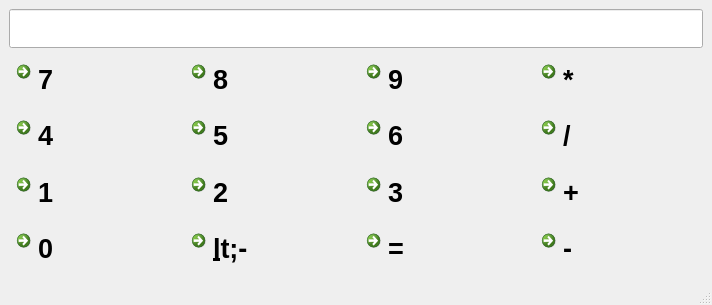
<?xml version="1.0" encoding="UTF-8"?>
<ui version="4.0">
 <class>MainWindow</class>
 <widget class="QMainWindow" name="MainWindow">
  <property name="geometry">
   <rect>
    <x>0</x>
    <y>0</y>
    <width>712</width>
    <height>305</height>
   </rect>
  </property>
  <property name="minimumSize">
   <size>
    <width>712</width>
    <height>305</height>
   </size>
  </property>
  <property name="windowTitle">
   <string>MainWindow</string>
  </property>
  <widget class="QWidget" name="centralwidget">
   <layout class="QGridLayout" name="gridLayout">
    <item row="0" column="0">
     <layout class="QVBoxLayout" name="verticalLayout">
      <item>
       <widget class="QLineEdit" name="lineEdit">
        <property name="font">
         <font>
          <pointsize>20</pointsize>
         </font>
        </property>
        <property name="readOnly">
         <bool>true</bool>
        </property>
       </widget>
      </item>
      <item>
       <layout class="QHBoxLayout" name="horizontalLayout">
        <item>
         <widget class="QCommandLinkButton" name="pb_7">
          <property name="font">
           <font>
            <pointsize>20</pointsize>
           </font>
          </property>
          <property name="layoutDirection">
           <enum>Qt::LeftToRight</enum>
          </property>
          <property name="autoFillBackground">
           <bool>true</bool>
          </property>
          <property name="text">
           <string>7</string>
          </property>
          <property name="icon">
           <iconset theme="s"/>
          </property>
         </widget>
        </item>
        <item>
         <widget class="QCommandLinkButton" name="pb_8">
          <property name="font">
           <font>
            <pointsize>20</pointsize>
           </font>
          </property>
          <property name="layoutDirection">
           <enum>Qt::LeftToRight</enum>
          </property>
          <property name="autoFillBackground">
           <bool>true</bool>
          </property>
          <property name="text">
           <string>8</string>
          </property>
          <property name="icon">
           <iconset theme="s"/>
          </property>
         </widget>
        </item>
        <item>
         <widget class="QCommandLinkButton" name="pb_9">
          <property name="font">
           <font>
            <pointsize>20</pointsize>
           </font>
          </property>
          <property name="layoutDirection">
           <enum>Qt::LeftToRight</enum>
          </property>
          <property name="autoFillBackground">
           <bool>true</bool>
          </property>
          <property name="text">
           <string>9</string>
          </property>
          <property name="icon">
           <iconset theme="s"/>
          </property>
         </widget>
        </item>
        <item>
         <widget class="QCommandLinkButton" name="pb_ymn">
          <property name="font">
           <font>
            <pointsize>20</pointsize>
           </font>
          </property>
          <property name="layoutDirection">
           <enum>Qt::LeftToRight</enum>
          </property>
          <property name="autoFillBackground">
           <bool>true</bool>
          </property>
          <property name="text">
           <string>*</string>
          </property>
          <property name="icon">
           <iconset theme="s"/>
          </property>
         </widget>
        </item>
       </layout>
      </item>
      <item>
       <layout class="QHBoxLayout" name="horizontalLayout_2">
        <item>
         <widget class="QCommandLinkButton" name="pb_4">
          <property name="font">
           <font>
            <pointsize>20</pointsize>
           </font>
          </property>
          <property name="layoutDirection">
           <enum>Qt::LeftToRight</enum>
          </property>
          <property name="autoFillBackground">
           <bool>true</bool>
          </property>
          <property name="text">
           <string>4</string>
          </property>
          <property name="icon">
           <iconset theme="s"/>
          </property>
         </widget>
        </item>
        <item>
         <widget class="QCommandLinkButton" name="pb_5">
          <property name="font">
           <font>
            <pointsize>20</pointsize>
           </font>
          </property>
          <property name="layoutDirection">
           <enum>Qt::LeftToRight</enum>
          </property>
          <property name="autoFillBackground">
           <bool>true</bool>
          </property>
          <property name="text">
           <string>5</string>
          </property>
          <property name="icon">
           <iconset theme="s"/>
          </property>
         </widget>
        </item>
        <item>
         <widget class="QCommandLinkButton" name="pb_6">
          <property name="font">
           <font>
            <pointsize>20</pointsize>
           </font>
          </property>
          <property name="layoutDirection">
           <enum>Qt::LeftToRight</enum>
          </property>
          <property name="autoFillBackground">
           <bool>true</bool>
          </property>
          <property name="text">
           <string>6</string>
          </property>
          <property name="icon">
           <iconset theme="s"/>
          </property>
         </widget>
        </item>
        <item>
         <widget class="QCommandLinkButton" name="pb_del">
          <property name="font">
           <font>
            <pointsize>20</pointsize>
           </font>
          </property>
          <property name="layoutDirection">
           <enum>Qt::LeftToRight</enum>
          </property>
          <property name="autoFillBackground">
           <bool>true</bool>
          </property>
          <property name="text">
           <string>/</string>
          </property>
          <property name="icon">
           <iconset theme="s"/>
          </property>
         </widget>
        </item>
       </layout>
      </item>
      <item>
       <layout class="QHBoxLayout" name="horizontalLayout_3">
        <item>
         <widget class="QCommandLinkButton" name="pb_1">
          <property name="font">
           <font>
            <pointsize>20</pointsize>
           </font>
          </property>
          <property name="layoutDirection">
           <enum>Qt::LeftToRight</enum>
          </property>
          <property name="autoFillBackground">
           <bool>true</bool>
          </property>
          <property name="text">
           <string>1</string>
          </property>
          <property name="icon">
           <iconset theme="s"/>
          </property>
         </widget>
        </item>
        <item>
         <widget class="QCommandLinkButton" name="pb_2">
          <property name="font">
           <font>
            <pointsize>20</pointsize>
           </font>
          </property>
          <property name="layoutDirection">
           <enum>Qt::LeftToRight</enum>
          </property>
          <property name="autoFillBackground">
           <bool>true</bool>
          </property>
          <property name="text">
           <string>2</string>
          </property>
          <property name="icon">
           <iconset theme="s"/>
          </property>
         </widget>
        </item>
        <item>
         <widget class="QCommandLinkButton" name="pb_3">
          <property name="font">
           <font>
            <pointsize>20</pointsize>
           </font>
          </property>
          <property name="layoutDirection">
           <enum>Qt::LeftToRight</enum>
          </property>
          <property name="autoFillBackground">
           <bool>true</bool>
          </property>
          <property name="text">
           <string>3</string>
          </property>
          <property name="icon">
           <iconset theme="s"/>
          </property>
         </widget>
        </item>
        <item>
         <widget class="QCommandLinkButton" name="pb_plus">
          <property name="font">
           <font>
            <pointsize>20</pointsize>
           </font>
          </property>
          <property name="layoutDirection">
           <enum>Qt::LeftToRight</enum>
          </property>
          <property name="autoFillBackground">
           <bool>true</bool>
          </property>
          <property name="text">
           <string>+</string>
          </property>
          <property name="icon">
           <iconset theme="s"/>
          </property>
         </widget>
        </item>
       </layout>
      </item>
      <item>
       <layout class="QHBoxLayout" name="horizontalLayout_4">
        <item>
         <widget class="QCommandLinkButton" name="pb_0">
          <property name="font">
           <font>
            <pointsize>20</pointsize>
           </font>
          </property>
          <property name="layoutDirection">
           <enum>Qt::LeftToRight</enum>
          </property>
          <property name="autoFillBackground">
           <bool>true</bool>
          </property>
          <property name="text">
           <string>0</string>
          </property>
          <property name="icon">
           <iconset theme="s"/>
          </property>
         </widget>
        </item>
        <item>
         <widget class="QCommandLinkButton" name="pb_back">
          <property name="font">
           <font>
            <pointsize>20</pointsize>
           </font>
          </property>
          <property name="layoutDirection">
           <enum>Qt::LeftToRight</enum>
          </property>
          <property name="autoFillBackground">
           <bool>true</bool>
          </property>
          <property name="text">
           <string>&lt;-</string>
          </property>
          <property name="icon">
           <iconset theme="s"/>
          </property>
         </widget>
        </item>
        <item>
         <widget class="QCommandLinkButton" name="pb_ravno">
          <property name="font">
           <font>
            <pointsize>20</pointsize>
           </font>
          </property>
          <property name="layoutDirection">
           <enum>Qt::LeftToRight</enum>
          </property>
          <property name="autoFillBackground">
           <bool>true</bool>
          </property>
          <property name="text">
           <string>=</string>
          </property>
          <property name="icon">
           <iconset theme="s"/>
          </property>
         </widget>
        </item>
        <item>
         <widget class="QCommandLinkButton" name="pb_minus">
          <property name="font">
           <font>
            <pointsize>20</pointsize>
           </font>
          </property>
          <property name="layoutDirection">
           <enum>Qt::LeftToRight</enum>
          </property>
          <property name="autoFillBackground">
           <bool>true</bool>
          </property>
          <property name="text">
           <string>-</string>
          </property>
          <property name="icon">
           <iconset theme="s"/>
          </property>
         </widget>
        </item>
       </layout>
      </item>
     </layout>
    </item>
   </layout>
  </widget>
  <widget class="QMenuBar" name="menubar">
   <property name="geometry">
    <rect>
     <x>0</x>
     <y>0</y>
     <width>712</width>
     <height>21</height>
    </rect>
   </property>
  </widget>
  <widget class="QStatusBar" name="statusbar"/>
 </widget>
 <resources/>
 <connections/>
</ui>
